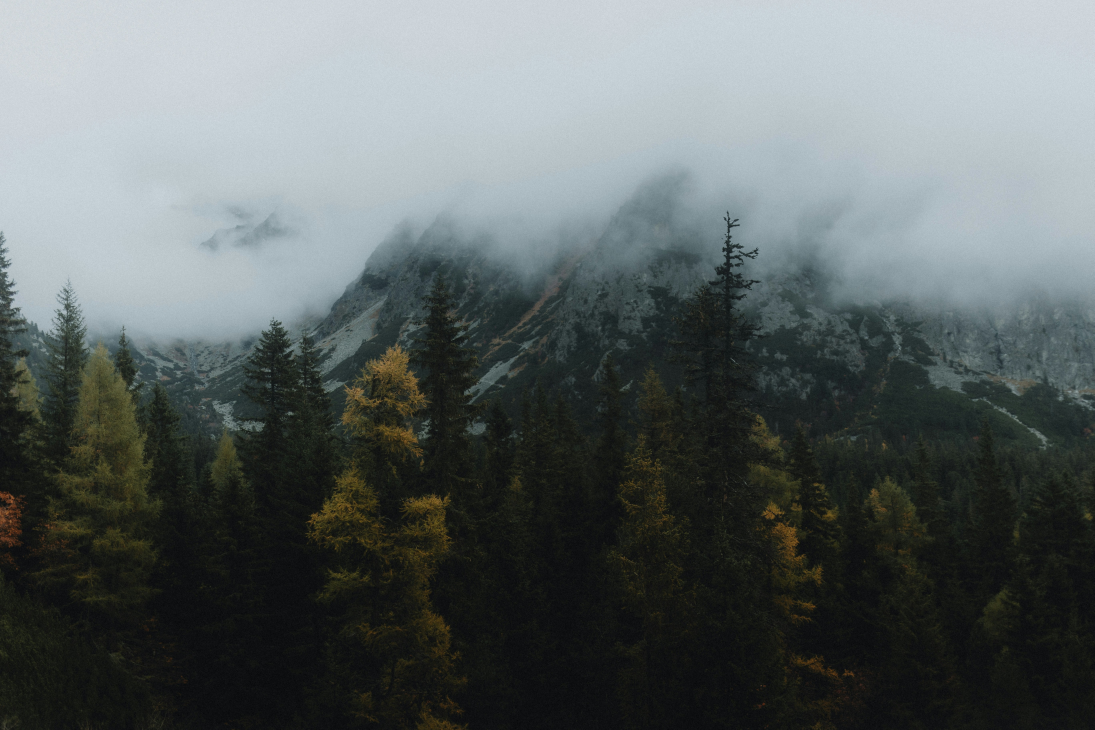
#> input picture datos/ejemplo_bosque.jpg, 5472 x 3648 px (shown at 1/5 size)
$ python preparar_imagenes.py ../datos/ejemplo_bosque.jpg
#> lines starting #> are read from the running program, lines starting #| are printed output that depends on the picture
# Prepara la misma imagen en 2000x2000, 4000x4000 y 6000x6000 (PGM en escala de grises).
# Bloque 1 - Michael Lata
# Uso: python3 scripts/preparar_imagenes.py datos/original.jpg
import sys
from PIL import Image

TAMANOS = [2000, 4000, 6000]

entrada = sys.argv[1] if len(sys.argv) > 1 else "datos/original.jpg"
imagen = Image.open(entrada).convert("L")  # escala de grises
print(f"Original: {imagen.width}x{imagen.height}")
#| Original: 5472x3648

# Recorte cuadrado centrado, común para las tres resoluciones
lado = min(imagen.size)
#> lado = 3648
x = (imagen.width - lado) // 2
#> x = 912
y = (imagen.height - lado) // 2
#> y = 0
imagen = imagen.crop((x, y, x + lado, y + lado))
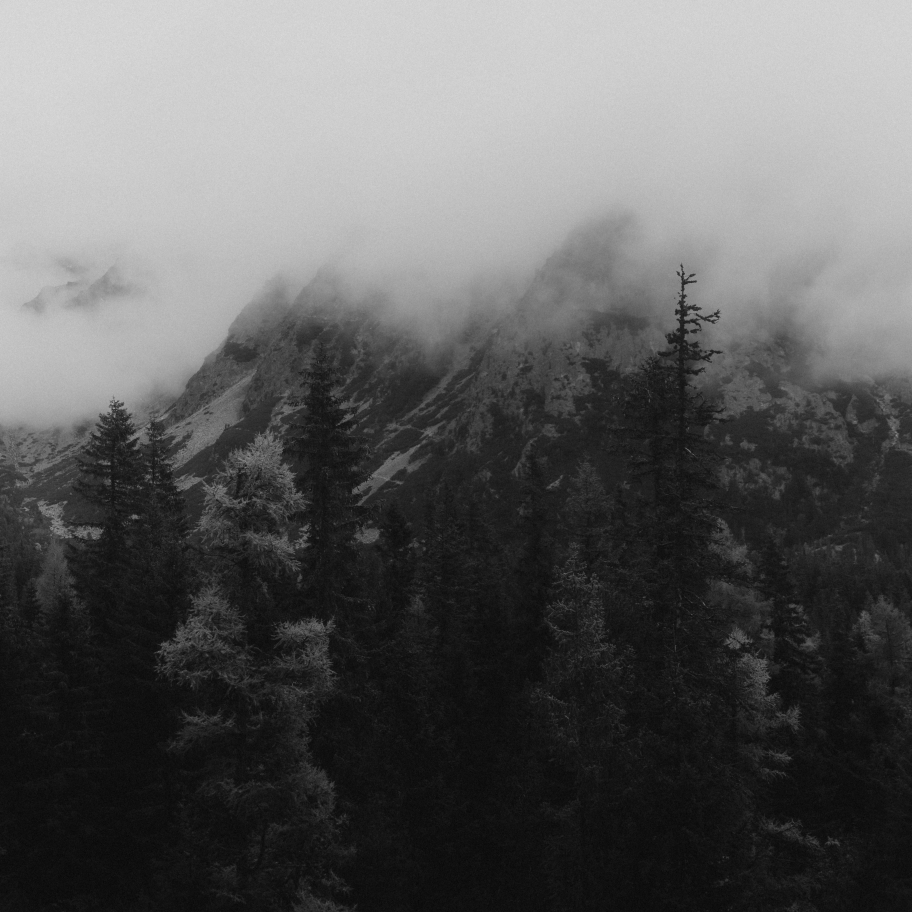
#> imagen: PIL image 3648x3648 L (shown at 1/4 size); min 0, max 228, mean 93.2
print(f"Recorte cuadrado: {lado}x{lado} desde ({x}, {y})")
#| Recorte cuadrado: 3648x3648 desde (912, 0)

for tamano in TAMANOS:
    accion = "reducción" if tamano <= lado else "ampliación"
    salida = f"datos/imagen_{tamano}.pgm"
    imagen.resize((tamano, tamano), Image.Resampling.LANCZOS).save(salida)
    print(f"{salida}: {tamano}x{tamano} ({accion} con LANCZOS)")
